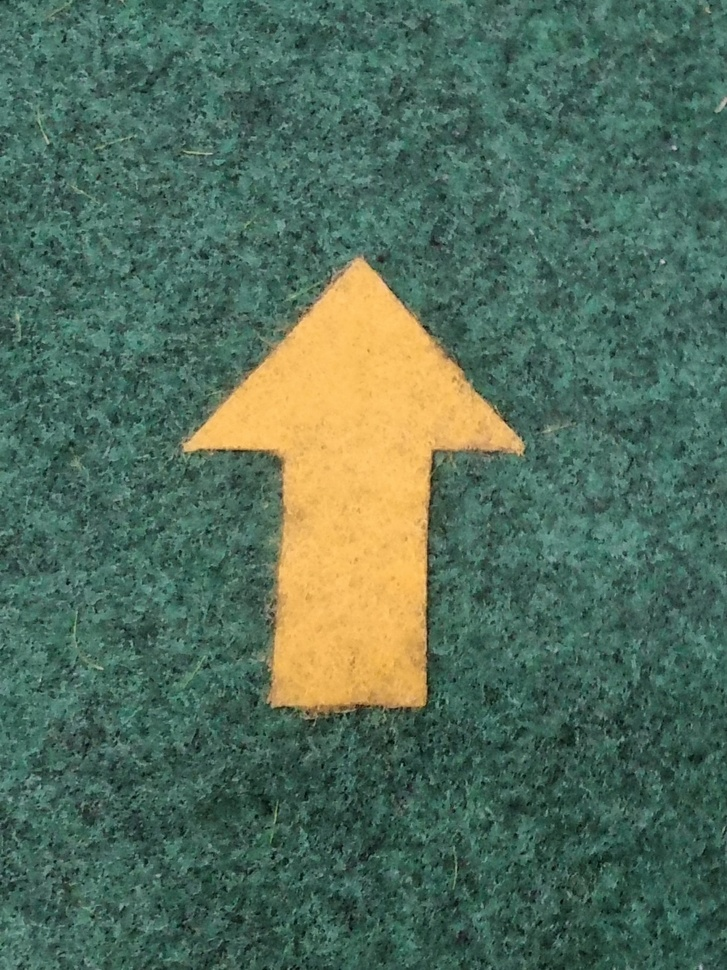
#> input picture imgs/arrow_model.jpeg, 727 x 970 px, shrunk from 1058 x 1411 before the run
$ python sift.py
#> lines starting #> are read from the running program, lines starting #| are printed output that depends on the picture; pictures that were not available may be replaced by others from this repository, and a replacement may not be noted
import cv2 as cv
import numpy as np
import time
import sys

img1 = cv.imread('imgs/arrow_model.jpeg')
#> img1 is the input picture: shape (970, 727, 3); mean B, G, R 91, 110.1, 83.5
gray1 = cv.cvtColor(img1, cv.COLOR_BGR2GRAY)
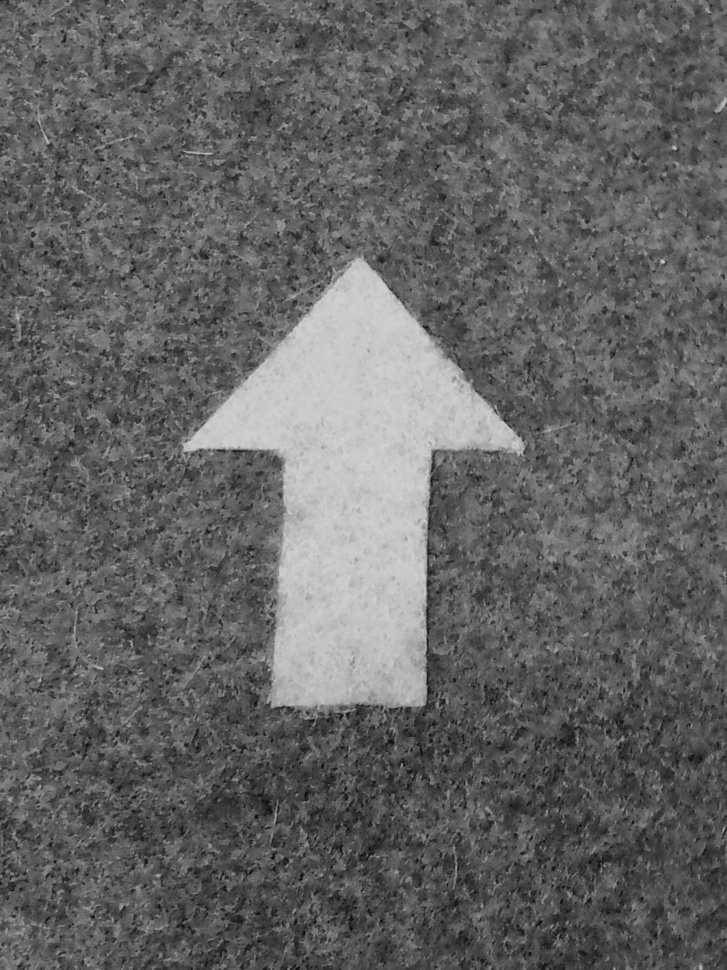
#> gray1: shape (970, 727); min 5, max 213, mean 99.9
T = 0.6

cap = cv.VideoCapture('imgs/first.h264')

if not cap.isOpened():
	sys.exit('카메라 연결 실패')

while True:
    ret, img_color = cap.read()
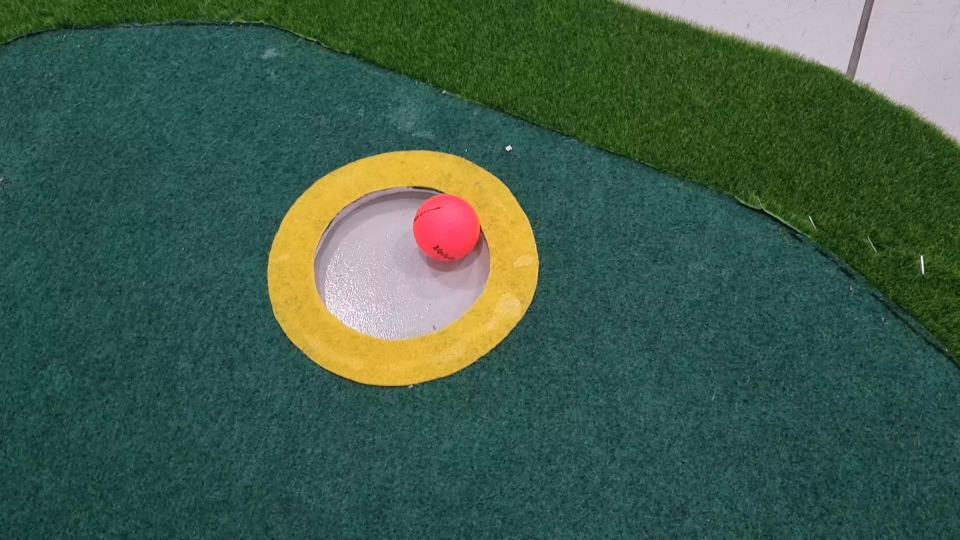
#> input picture frame 43 of flagg.mp4, 1920 x 1080 px, given in place of first.h264, which was not available (shown at 1/2 size)
#> img_color is the input picture: shape (1080, 1920, 3); mean B, G, R 74.5, 91.6, 63.4

    gray2 = cv.cvtColor(img_color, cv.COLOR_RGB2GRAY)
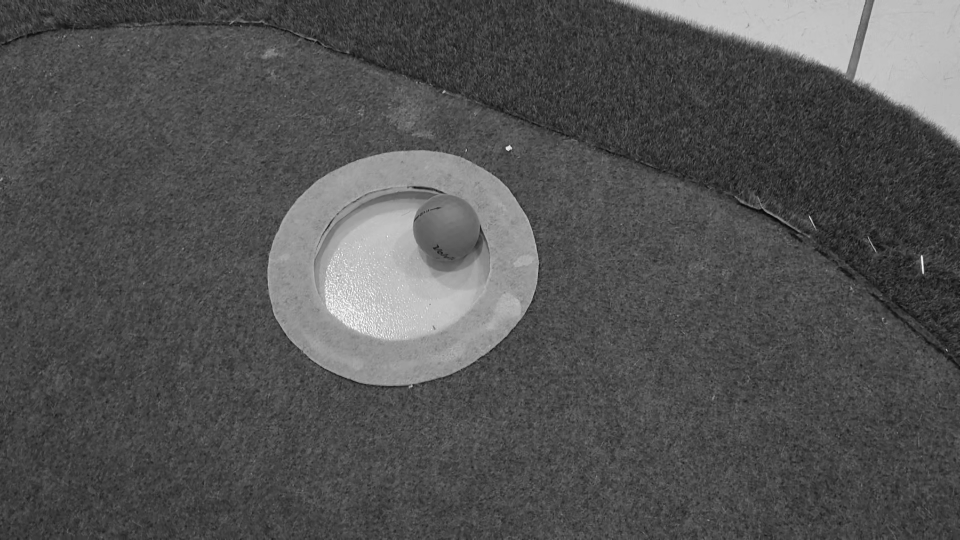
#> gray2: shape (1080, 1920) (shown at 1/2 size); min 4, max 255, mean 83.3

    sift = cv.SIFT_create()
    kp1, des1 = sift.detectAndCompute(gray1, None)
#> kp1 = 8614 keypoints; strongest (x, y, size): (662, 261, 2.8), (354, 418, 164), (348, 622, 113.5), (674, 148, 3)
    kp2, des2 = sift.detectAndCompute(gray2, None)
#> kp2 = 10676 keypoints; strongest (x, y, size): (1017, 296, 6.7), (1846, 545, 2.4), (932, 301, 2), (1619, 434, 2.1)
    # print('특징점 개수:', len(kp1), len(kp2))

    # start = time.time()
    flann_matcher = cv.DescriptorMatcher_create(cv.DescriptorMatcher_FLANNBASED)
    knn_match = flann_matcher.knnMatch(des1, des2, 2)
#> knn_match = 8614 matches

    good_match = []
    for nearest1, nearest2 in knn_match:
        if (nearest1.distance/nearest2.distance)<T:
            good_match.append(nearest1)
#> after the loop, good_match = 3 matches
        # print('매칭에 걸린 시간:', time.time()-start)

    img_match = np.empty((max(img1.shape[0], img_color.shape[0]), img1.shape[1]+ img_color.shape[1], 3), dtype=np.uint8)
    cv.drawMatches(img1, kp1, img_color, kp2, good_match, img_match, flags = cv.DrawMatchesFlags_NOT_DRAW_SINGLE_POINTS)
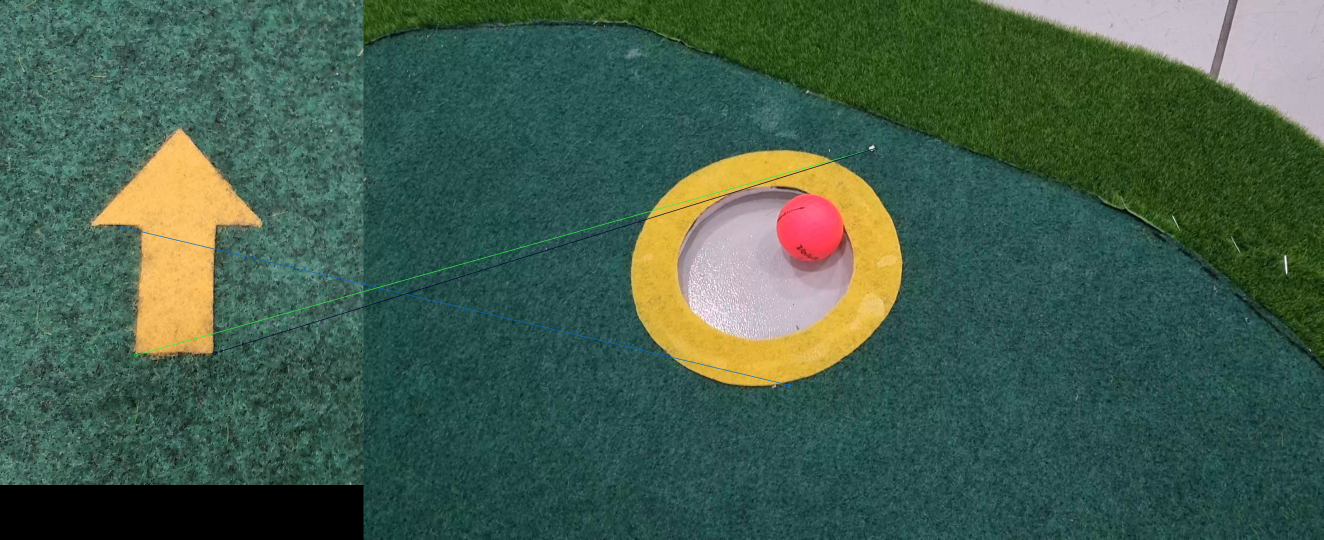
#> img_match: shape (1080, 2647, 3) (shown at 1/2 size); mean B, G, R 76.5, 93.6, 66.4

    cv.imshow('Result', img_color)
    cv.imshow('Good Matches', img_match)


    key = cv.waitKey(1)
#> (key q is pressed here)
    if key == ord('q'):
        break

cap.release()
#> (the run stopped early here; a loop or call above may not have finished)
